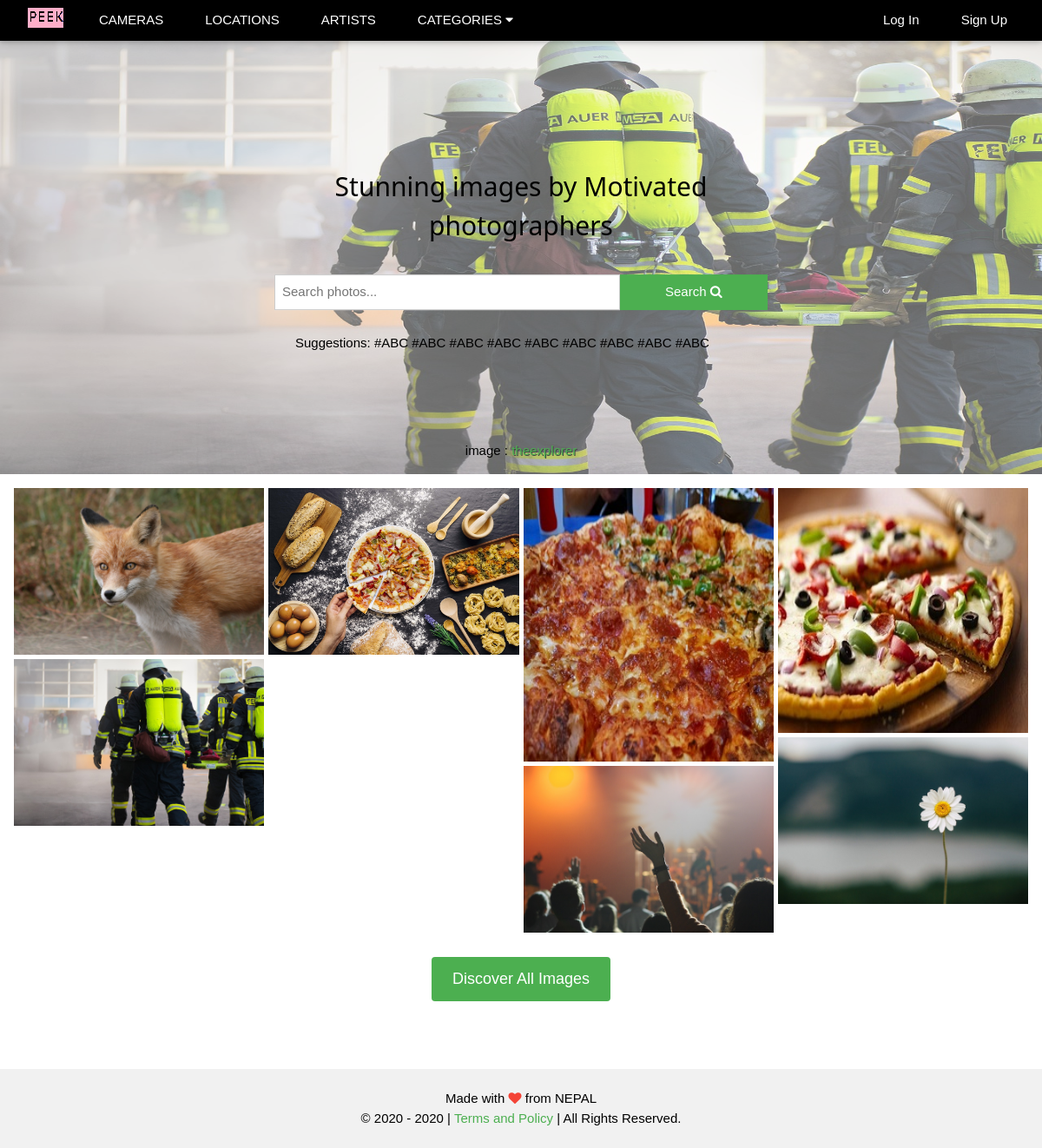
The page / on the database its author committed.
### photos/models.py (models this page shows, shortened)
class Photo(models.Model):
    title = models.CharField(max_length=254)
    slug = models.SlugField(unique=True)
    category = models.ForeignKey('Category', on_delete=models.CASCADE)
    image = models.ImageField(upload_to=upload_image_path)
    image_type = models.CharField(max_length=10)
    camera = models.ForeignKey('Camera', on_delete=models.CASCADE)
    location = models.ForeignKey('Location', on_delete=models.CASCADE)
    tags = models.TextField()
    description = models.TextField()
    user = models.ForeignKey(User, on_delete=models.CASCADE)
    active = models.BooleanField(default=True)
    views_count = models.IntegerField(default=0)
    modified_on = models.DateTimeField(auto_now=True)
    uploaded_on = models.DateTimeField(auto_now_add=True)

### users/models.py (models this page shows)
class UserProfile(AbstractUser):
    first_name = models.CharField(max_length=254)
    last_name = models.CharField(max_length=254)
    email = models.EmailField(max_length=254, unique=True)
    profile_picture = models.ImageField(blank=True, upload_to=upload_image_path)
    profession = models.CharField(max_length=254, blank=True)
    address = models.CharField(max_length=254, blank=True)
    dob = models.DateField(blank=True, null=True)
    donate = models.CharField(max_length=254, blank=True)
    fb_username = models.CharField(max_length=254, blank=True)
    tw_username = models.CharField(max_length=254, blank=True)
    in_username = models.CharField(max_length=254, blank=True)

### photos/views.py (the view)
# urls.py: path('', index_page_view, name='index'),
def index_page_view(request):
    home = get_object_or_404(Photo, id=6)
    data = Photo.objects.filter(active=True).order_by('-views_count')[:20]
    return render(request, 'index.html', {'home' : home, 'data' : data})

### photos/context_processors.py (called while the page is built)
def category(request):
    cats = Category.objects.all().order_by('category')
    return {'cat_menu' : cats}

### photos/models.py (called while the page is built)
    def __str__(self):
        return self.category

### templates/index.html (shortened to what this page needs)
{% extends 'base.html' %}
{% block content %}
<div class="w3-display-container w3-center"  style="margin-top:46px">
    <img class="w3-image w3-opacity" src="{{ home.image.url }}" style="height:500px; width:100%">
    <div class="w3-display-middle w3-center w3-container">
        <h2 class="w3-hide-medium w3-hide-small w3-padding-24">Stunning images by Motivated photographers</h2>
        <form action="{% url 'browse' %}" method="get">
          <input type="search" name="search" class="w3-input w3-left w3-border" placeholder="Search photos..." style="width:70%; outline:none;" required {% if request.GET.search %}value="{{ request.GET.search }}"{% endif %}>
          <button class="w3-button w3-green w3-right w3-hover-red" type="submit" style="width:30%; height:41px; outline:none;">Search <i class="fa fa-search"></i></button>
        </form>
        <p class="w3-left w3-padding-large">
            Suggestions:   #ABC  #ABC  #ABC    #ABC    #ABC    #ABC  #ABC   #ABC   #ABC
        </p>
    </div>
    <div class="w3-display-bottommiddle w3-container w3-padding-16">
        image :
        <a style="text-shadow:1px 1px 0 #444; text-decoration: none;" class="w3-text-green w3-hover-text-red" href="{% url 'public_profile' home.user.username %}">{{ home.user.username }}</a>
    </div>
</div>
<div class="w3-content" style="max-width:1500px">
    <section class="w3-container w3-section" id="photos">
        {% for item in data %}
          <div class="w3-display-container" style="margin-bottom: 5px;">
            <div class="img-container">
              <a href="{% url 'single' item.user.username item.slug %}">
                <img src="{{ item.image.url }}">
              </a>
            </div>
          </div>
        {% endfor %}
      </section>
    <div class="w3-container w3-padding-large w3-section w3-center">
        <a href="{% url 'browse' %}" class="w3-btn w3-padding-large w3-large w3-round w3-green" style="margin-bottom:50px">Discover All Images</a>
    </div>
</div>
{% endblock %}

### static/css/w3.css (style rules this page uses)
html { box-sizing:border-box }
*,*:before,*:after { box-sizing:inherit }
html { -ms-text-size-adjust:100%;-webkit-text-size-adjust:100% }
body { margin:0 }
article,aside,details,figcaption,figure,footer,header,main,menu,nav,section { display:block }
a { background-color:transparent }
img { border-style:none }
button,input,select,textarea,optgroup { font:inherit;margin:0 }
button,input { overflow:visible }
button,select { text-transform:none }
button,[type=button],[type=reset],[type=submit] { -webkit-appearance:button }
[type=search] { -webkit-appearance:textfield;outline-offset:-2px }
html,body { font-family:Verdana,sans-serif;font-size:15px;line-height:1.5 }
html { overflow-x:hidden }
h2 { font-size:30px }
h1,h2,h3,h4,h5,h6 { font-family:"Segoe UI",Arial,sans-serif;font-weight:400;margin:10px 0 }
.w3-image { max-width:100%;height:auto }
img { vertical-align:middle }
a { color:inherit }
.w3-btn,.w3-button { border:none;display:inline-block;padding:8px 16px;vertical-align:middle;overflow:hidden;text-decoration:none;color:inherit;background-color:inherit;text-align:center;cursor:pointer;white-space:nowrap }
.w3-btn,.w3-button { -webkit-touch-callout:none;-webkit-user-select:none;-khtml-user-select:none;-moz-user-select:none;-ms-user-select:none;user-select:none }
.w3-tooltip,.w3-display-container { position:relative }
.w3-input { padding:8px;display:block;border:none;border-bottom:1px solid #ccc;width:100% }
.w3-container:after,.w3-container:before,.w3-panel:after,.w3-panel:before,.w3-row:after,.w3-row:before,.w3-row-padding:after,.w3-row-padding:before, .w3-cell-row:before,.w3-cell-row:after,.w3-clear:after,.w3-clear:before,.w3-bar:before,.w3-bar:after { content:"";display:table;clear:both }
.w3-content,.w3-auto { margin-left:auto;margin-right:auto }
.w3-content { max-width:980px }
.w3-display-middle { position:absolute;top:50%;left:50%;transform:translate(-50%,-50%);-ms-transform:translate(-50%,-50%) }
.w3-display-bottommiddle { position:absolute;left:50%;bottom:0;transform:translate(-50%,0%);-ms-transform:translate(-50%,0%) }
.w3-round,.w3-round-medium { border-radius:4px }
.w3-container,.w3-panel { padding:0.01em 16px }
.w3-opacity,.w3-hover-opacity:hover { opacity:0.60 }
.w3-large { font-size:18px!important }
.w3-center { text-align:center!important }
.w3-border { border:1px solid #ccc!important }
.w3-section,.w3-code { margin-top:16px!important;margin-bottom:16px!important }
.w3-padding-large { padding:12px 24px!important }
.w3-padding-16 { padding-top:16px!important;padding-bottom:16px!important }
.w3-padding-24 { padding-top:24px!important;padding-bottom:24px!important }
.w3-left { float:left!important }
.w3-right { float:right!important }
.w3-green,.w3-hover-green:hover { color:#fff!important;background-color:#4CAF50!important }
.w3-text-green,.w3-hover-text-green:hover { color:#4CAF50!important }

### static/css/main.css (style rules this page uses)
#photos { -webkit-column-count: 4; -webkit-column-gap: 5px; -moz-column-count: 4; -moz-column-gap: 5px; column-count: 4; column-gap: 5px; }
#photos img { width: 100% !important; height: auto !important; }
.img-container { position: relative; background: rgb(0, 0, 0); }

### rows shown on the page
Photo: image (picture), user.username "theexplorer"
Photo: image (picture)
Photo: image (picture)
Photo: image (picture)
Photo: image (picture)
Photo: image (picture)
Photo: image (picture)
